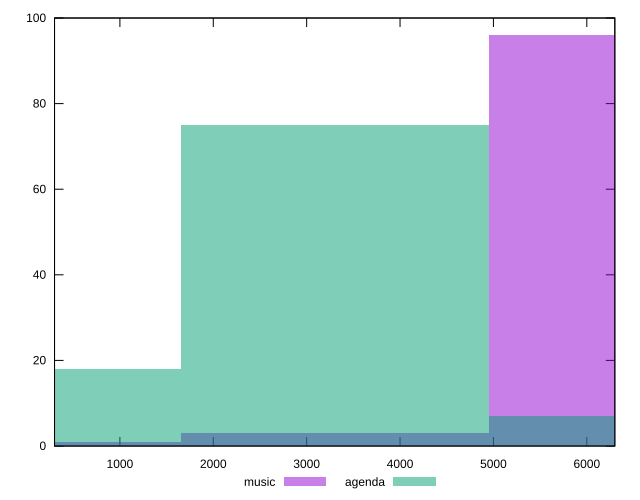

The gnuplot source for this figure:
reset

$music <<EOF
3299.2812617294735 3
6598.562523458947 96
0 1
EOF

$agenda <<EOF
3299.2812617294735 75
6598.562523458947 7
0 18
EOF

set key outside below
set boxwidth 3299.2812617294735
set xrange [300:6300]
set yrange [0:100]
set trange [0:100]
set style fill transparent solid 0.5 noborder
set terminal svg size 640, 500 enhanced background rgb 'white'
set output "report/report_00029_2021-02-24T13-36-40.390Z/uses-text-compression/comparison/histogram/0_vs_1.svg"

plot $music title "music" with boxes, \
     $agenda title "agenda" with boxes

reset
